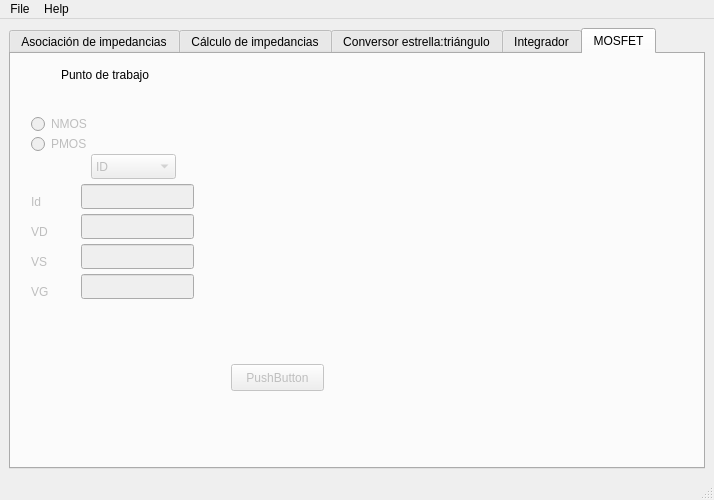
<?xml version="1.0" encoding="UTF-8"?>
<ui version="4.0">
 <author>cerverros@gmail.com</author>
 <class>MainWindow</class>
 <widget class="QMainWindow" name="MainWindow">
  <property name="geometry">
   <rect>
    <x>0</x>
    <y>0</y>
    <width>714</width>
    <height>500</height>
   </rect>
  </property>
  <property name="sizePolicy">
   <sizepolicy hsizetype="Expanding" vsizetype="Preferred">
    <horstretch>0</horstretch>
    <verstretch>0</verstretch>
   </sizepolicy>
  </property>
  <property name="windowTitle">
   <string>Tercera Mano</string>
  </property>
  <widget class="QWidget" name="centralwidget">
   <layout class="QVBoxLayout" name="verticalLayout_2">
    <item>
     <widget class="QTabWidget" name="tabWidget">
      <property name="enabled">
       <bool>true</bool>
      </property>
      <property name="sizePolicy">
       <sizepolicy hsizetype="MinimumExpanding" vsizetype="MinimumExpanding">
        <horstretch>0</horstretch>
        <verstretch>0</verstretch>
       </sizepolicy>
      </property>
      <property name="currentIndex">
       <number>4</number>
      </property>
      <widget class="QWidget" name="Asociacion_impedancias">
       <attribute name="title">
        <string>Asociación de impedancias</string>
       </attribute>
       <layout class="QHBoxLayout" name="horizontalLayout_3">
        <item>
         <layout class="QVBoxLayout" name="verticalLayout_3">
          <item>
           <layout class="QHBoxLayout" name="horizontalLayout">
            <item>
             <widget class="QLabel" name="label_imp_text_1">
              <property name="text">
               <string>Insert value: </string>
              </property>
             </widget>
            </item>
            <item>
             <widget class="QLineEdit" name="lineEdit"/>
            </item>
           </layout>
          </item>
          <item>
           <layout class="QHBoxLayout" name="horizontalLayout_2">
            <item>
             <widget class="QLabel" name="label_imp_2">
              <property name="text">
               <string>Insert value: </string>
              </property>
             </widget>
            </item>
            <item>
             <widget class="QLineEdit" name="lineEdit_2"/>
            </item>
           </layout>
          </item>
          <item>
           <widget class="QPushButton" name="pushButton_asociacion_impedancias">
            <property name="text">
             <string>Calcular</string>
            </property>
           </widget>
          </item>
          <item>
           <widget class="QLabel" name="label_3">
            <property name="text">
             <string>Valor serie:</string>
            </property>
           </widget>
          </item>
          <item>
           <widget class="QLabel" name="label_4">
            <property name="text">
             <string>Valor paralelo:</string>
            </property>
           </widget>
          </item>
          <item>
           <widget class="QLabel" name="label_8">
            <property name="text">
             <string>Valor suma cuadrática:</string>
            </property>
           </widget>
          </item>
         </layout>
        </item>
       </layout>
      </widget>
      <widget class="QWidget" name="Calculo_impedancias">
       <property name="enabled">
        <bool>true</bool>
       </property>
       <attribute name="title">
        <string>Cálculo de impedancias</string>
       </attribute>
       <widget class="QComboBox" name="cB_cz">
        <property name="enabled">
         <bool>true</bool>
        </property>
        <property name="geometry">
         <rect>
          <x>10</x>
          <y>10</y>
          <width>101</width>
          <height>22</height>
         </rect>
        </property>
        <item>
         <property name="text">
          <string>Condensador</string>
         </property>
        </item>
        <item>
         <property name="text">
          <string>Bobina</string>
         </property>
        </item>
       </widget>
       <widget class="QLineEdit" name="lE_cz_val">
        <property name="geometry">
         <rect>
          <x>80</x>
          <y>40</y>
          <width>113</width>
          <height>21</height>
         </rect>
        </property>
       </widget>
       <widget class="QLabel" name="label">
        <property name="enabled">
         <bool>true</bool>
        </property>
        <property name="geometry">
         <rect>
          <x>10</x>
          <y>50</y>
          <width>48</width>
          <height>13</height>
         </rect>
        </property>
        <property name="text">
         <string>Valor:</string>
        </property>
       </widget>
       <widget class="QLabel" name="label_2">
        <property name="geometry">
         <rect>
          <x>10</x>
          <y>70</y>
          <width>61</width>
          <height>16</height>
         </rect>
        </property>
        <property name="text">
         <string>Frecuencia:</string>
        </property>
       </widget>
       <widget class="QLineEdit" name="lE_cz_freq">
        <property name="enabled">
         <bool>true</bool>
        </property>
        <property name="geometry">
         <rect>
          <x>80</x>
          <y>70</y>
          <width>113</width>
          <height>21</height>
         </rect>
        </property>
       </widget>
       <widget class="QComboBox" name="comboBox_3">
        <property name="enabled">
         <bool>true</bool>
        </property>
        <property name="geometry">
         <rect>
          <x>200</x>
          <y>40</y>
          <width>71</width>
          <height>22</height>
         </rect>
        </property>
       </widget>
       <widget class="QPushButton" name="pushButton_calcula_impedancias">
        <property name="geometry">
         <rect>
          <x>40</x>
          <y>130</y>
          <width>96</width>
          <height>31</height>
         </rect>
        </property>
        <property name="text">
         <string>Calcula</string>
        </property>
       </widget>
       <widget class="QLabel" name="lb_cz_sol">
        <property name="geometry">
         <rect>
          <x>30</x>
          <y>190</y>
          <width>381</width>
          <height>21</height>
         </rect>
        </property>
        <property name="text">
         <string>_</string>
        </property>
        <property name="textInteractionFlags">
         <set>Qt::LinksAccessibleByMouse|Qt::TextSelectableByKeyboard</set>
        </property>
       </widget>
      </widget>
      <widget class="QWidget" name="Estrella_triangulo">
       <attribute name="title">
        <string>Conversor estrella:triángulo</string>
       </attribute>
       <widget class="QLineEdit" name="lE_dt_1">
        <property name="geometry">
         <rect>
          <x>10</x>
          <y>200</y>
          <width>113</width>
          <height>28</height>
         </rect>
        </property>
       </widget>
       <widget class="QLineEdit" name="lE_dt_2">
        <property name="geometry">
         <rect>
          <x>10</x>
          <y>230</y>
          <width>113</width>
          <height>28</height>
         </rect>
        </property>
       </widget>
       <widget class="QLineEdit" name="lE_dt_3">
        <property name="geometry">
         <rect>
          <x>10</x>
          <y>260</y>
          <width>113</width>
          <height>28</height>
         </rect>
        </property>
       </widget>
       <widget class="QComboBox" name="cB_dt">
        <property name="geometry">
         <rect>
          <x>10</x>
          <y>170</y>
          <width>191</width>
          <height>28</height>
         </rect>
        </property>
        <item>
         <property name="text">
          <string>Estrella -&gt; Triángulo</string>
         </property>
        </item>
        <item>
         <property name="text">
          <string>Triángulo -&gt; Estrella</string>
         </property>
        </item>
       </widget>
       <widget class="QLabel" name="lb_dt_1">
        <property name="geometry">
         <rect>
          <x>140</x>
          <y>210</y>
          <width>101</width>
          <height>18</height>
         </rect>
        </property>
        <property name="text">
         <string>_</string>
        </property>
        <property name="textInteractionFlags">
         <set>Qt::LinksAccessibleByMouse|Qt::TextSelectableByKeyboard|Qt::TextSelectableByMouse</set>
        </property>
       </widget>
       <widget class="QLabel" name="lb_dt_2">
        <property name="geometry">
         <rect>
          <x>140</x>
          <y>240</y>
          <width>101</width>
          <height>18</height>
         </rect>
        </property>
        <property name="text">
         <string>_</string>
        </property>
        <property name="textInteractionFlags">
         <set>Qt::LinksAccessibleByMouse|Qt::TextSelectableByKeyboard|Qt::TextSelectableByMouse</set>
        </property>
       </widget>
       <widget class="QLabel" name="lb_dt_3">
        <property name="geometry">
         <rect>
          <x>140</x>
          <y>270</y>
          <width>101</width>
          <height>18</height>
         </rect>
        </property>
        <property name="text">
         <string>_</string>
        </property>
        <property name="textInteractionFlags">
         <set>Qt::LinksAccessibleByMouse|Qt::TextSelectableByKeyboard|Qt::TextSelectableByMouse</set>
        </property>
       </widget>
       <widget class="QPushButton" name="pB_dt_cal">
        <property name="geometry">
         <rect>
          <x>10</x>
          <y>290</y>
          <width>231</width>
          <height>28</height>
         </rect>
        </property>
        <property name="text">
         <string>Calcular</string>
        </property>
       </widget>
       <widget class="QLabel" name="lb_dt_picture">
        <property name="geometry">
         <rect>
          <x>10</x>
          <y>10</y>
          <width>311</width>
          <height>141</height>
         </rect>
        </property>
        <property name="mouseTracking">
         <bool>false</bool>
        </property>
        <property name="toolTip">
         <string notr="true"/>
        </property>
        <property name="statusTip">
         <string/>
        </property>
        <property name="text">
         <string notr="true"/>
        </property>
        <property name="textFormat">
         <enum>Qt::AutoText</enum>
        </property>
        <property name="pixmap">
         <pixmap>../img/estrella_triangulo.png</pixmap>
        </property>
        <property name="scaledContents">
         <bool>true</bool>
        </property>
        <property name="wordWrap">
         <bool>true</bool>
        </property>
       </widget>
      </widget>
      <widget class="QWidget" name="IIntegrador">
       <property name="enabled">
        <bool>true</bool>
       </property>
       <attribute name="title">
        <string>Integrador</string>
       </attribute>
       <layout class="QVBoxLayout" name="verticalLayout">
        <item>
         <widget class="QLineEdit" name="lineEdit_int_funcion"/>
        </item>
        <item>
         <widget class="QLabel" name="label_funcion">
          <property name="text">
           <string>Función: </string>
          </property>
         </widget>
        </item>
        <item>
         <widget class="QRadioButton" name="radioButton_int_def">
          <property name="text">
           <string>Definida</string>
          </property>
         </widget>
        </item>
        <item>
         <widget class="QRadioButton" name="radioButton_int_indef">
          <property name="text">
           <string>Indefinida</string>
          </property>
          <property name="checked">
           <bool>true</bool>
          </property>
         </widget>
        </item>
        <item>
         <widget class="QLabel" name="label_int_iteracion">
          <property name="text">
           <string>Iteraciones: </string>
          </property>
         </widget>
        </item>
        <item>
         <widget class="QSpinBox" name="spinBox_int">
          <property name="minimum">
           <number>1</number>
          </property>
          <property name="maximum">
           <number>3</number>
          </property>
         </widget>
        </item>
        <item>
         <layout class="QGridLayout" name="gridLayout">
          <item row="1" column="4">
           <widget class="QLabel" name="label_int_max_1">
            <property name="text">
             <string>Max:</string>
            </property>
           </widget>
          </item>
          <item row="2" column="5">
           <widget class="QLineEdit" name="lineEdit_int_max_2">
            <property name="enabled">
             <bool>false</bool>
            </property>
            <property name="maxLength">
             <number>32</number>
            </property>
           </widget>
          </item>
          <item row="2" column="4">
           <widget class="QLabel" name="label_int_max_2">
            <property name="enabled">
             <bool>false</bool>
            </property>
            <property name="text">
             <string>Max:</string>
            </property>
           </widget>
          </item>
          <item row="1" column="2">
           <widget class="QLabel" name="label_int_min_1">
            <property name="text">
             <string>Min:</string>
            </property>
           </widget>
          </item>
          <item row="3" column="1">
           <widget class="QLineEdit" name="lineEdit_int_var_3">
            <property name="enabled">
             <bool>false</bool>
            </property>
            <property name="text">
             <string>z</string>
            </property>
            <property name="maxLength">
             <number>1</number>
            </property>
           </widget>
          </item>
          <item row="1" column="3">
           <widget class="QLineEdit" name="lineEdit_int_min_1">
            <property name="maxLength">
             <number>32</number>
            </property>
           </widget>
          </item>
          <item row="1" column="1">
           <widget class="QLineEdit" name="lineEdit_int_var_1">
            <property name="text">
             <string>x</string>
            </property>
            <property name="maxLength">
             <number>1</number>
            </property>
           </widget>
          </item>
          <item row="3" column="0">
           <widget class="QLabel" name="label_int_text_3">
            <property name="enabled">
             <bool>false</bool>
            </property>
            <property name="text">
             <string>Integrar o derivar en: </string>
            </property>
           </widget>
          </item>
          <item row="2" column="1">
           <widget class="QLineEdit" name="lineEdit_int_var_2">
            <property name="enabled">
             <bool>false</bool>
            </property>
            <property name="text">
             <string>y</string>
            </property>
            <property name="maxLength">
             <number>1</number>
            </property>
           </widget>
          </item>
          <item row="2" column="2">
           <widget class="QLabel" name="label_int_min_2">
            <property name="enabled">
             <bool>false</bool>
            </property>
            <property name="text">
             <string>Min:</string>
            </property>
           </widget>
          </item>
          <item row="3" column="2">
           <widget class="QLabel" name="label_int_min_3">
            <property name="enabled">
             <bool>false</bool>
            </property>
            <property name="text">
             <string>Min:</string>
            </property>
           </widget>
          </item>
          <item row="1" column="5">
           <widget class="QLineEdit" name="lineEdit_int_max_1">
            <property name="maxLength">
             <number>32</number>
            </property>
           </widget>
          </item>
          <item row="2" column="0">
           <widget class="QLabel" name="label_int_text_2">
            <property name="enabled">
             <bool>false</bool>
            </property>
            <property name="text">
             <string>Integrar o derivar en: </string>
            </property>
           </widget>
          </item>
          <item row="1" column="0">
           <widget class="QLabel" name="label_int_text_1">
            <property name="text">
             <string>Integrar o derivar en: </string>
            </property>
           </widget>
          </item>
          <item row="3" column="4">
           <widget class="QLabel" name="label_int_max_3">
            <property name="enabled">
             <bool>false</bool>
            </property>
            <property name="text">
             <string>Max:</string>
            </property>
           </widget>
          </item>
          <item row="3" column="5">
           <widget class="QLineEdit" name="lineEdit_int_max_3">
            <property name="enabled">
             <bool>false</bool>
            </property>
            <property name="maxLength">
             <number>32</number>
            </property>
           </widget>
          </item>
          <item row="2" column="3">
           <widget class="QLineEdit" name="lineEdit_int_min_2">
            <property name="enabled">
             <bool>false</bool>
            </property>
            <property name="maxLength">
             <number>32</number>
            </property>
           </widget>
          </item>
          <item row="3" column="3">
           <widget class="QLineEdit" name="lineEdit_int_min_3">
            <property name="enabled">
             <bool>false</bool>
            </property>
            <property name="maxLength">
             <number>32</number>
            </property>
           </widget>
          </item>
         </layout>
        </item>
        <item>
         <widget class="QSplitter" name="splitter">
          <property name="sizePolicy">
           <sizepolicy hsizetype="Expanding" vsizetype="MinimumExpanding">
            <horstretch>0</horstretch>
            <verstretch>0</verstretch>
           </sizepolicy>
          </property>
          <property name="orientation">
           <enum>Qt::Horizontal</enum>
          </property>
          <widget class="QPushButton" name="pushButton_integra">
           <property name="text">
            <string>Integrar</string>
           </property>
          </widget>
          <widget class="QPushButton" name="pushButton_deriva">
           <property name="text">
            <string>Derivar</string>
           </property>
          </widget>
         </widget>
        </item>
        <item>
         <widget class="QLabel" name="label_int_solucion">
          <property name="text">
           <string>_</string>
          </property>
          <property name="textInteractionFlags">
           <set>Qt::LinksAccessibleByMouse|Qt::TextSelectableByKeyboard|Qt::TextSelectableByMouse</set>
          </property>
         </widget>
        </item>
       </layout>
      </widget>
      <widget class="QWidget" name="MOSFET">
       <property name="enabled">
        <bool>true</bool>
       </property>
       <attribute name="title">
        <string>MOSFET</string>
       </attribute>
       <widget class="QRadioButton" name="radioButton">
        <property name="enabled">
         <bool>false</bool>
        </property>
        <property name="geometry">
         <rect>
          <x>20</x>
          <y>60</y>
          <width>109</width>
          <height>20</height>
         </rect>
        </property>
        <property name="text">
         <string>NMOS</string>
        </property>
       </widget>
       <widget class="QRadioButton" name="radioButton_2">
        <property name="enabled">
         <bool>false</bool>
        </property>
        <property name="geometry">
         <rect>
          <x>20</x>
          <y>80</y>
          <width>109</width>
          <height>20</height>
         </rect>
        </property>
        <property name="text">
         <string>PMOS</string>
        </property>
       </widget>
       <widget class="QPushButton" name="pushButton">
        <property name="enabled">
         <bool>false</bool>
        </property>
        <property name="geometry">
         <rect>
          <x>220</x>
          <y>310</y>
          <width>93</width>
          <height>27</height>
         </rect>
        </property>
        <property name="text">
         <string>PushButton</string>
        </property>
       </widget>
       <widget class="QLineEdit" name="lineEdit_3">
        <property name="enabled">
         <bool>false</bool>
        </property>
        <property name="geometry">
         <rect>
          <x>70</x>
          <y>130</y>
          <width>113</width>
          <height>25</height>
         </rect>
        </property>
       </widget>
       <widget class="QLineEdit" name="lineEdit_4">
        <property name="enabled">
         <bool>false</bool>
        </property>
        <property name="geometry">
         <rect>
          <x>70</x>
          <y>160</y>
          <width>113</width>
          <height>25</height>
         </rect>
        </property>
       </widget>
       <widget class="QLineEdit" name="lineEdit_5">
        <property name="enabled">
         <bool>false</bool>
        </property>
        <property name="geometry">
         <rect>
          <x>70</x>
          <y>190</y>
          <width>113</width>
          <height>25</height>
         </rect>
        </property>
       </widget>
       <widget class="QLineEdit" name="lineEdit_8">
        <property name="enabled">
         <bool>false</bool>
        </property>
        <property name="geometry">
         <rect>
          <x>70</x>
          <y>220</y>
          <width>113</width>
          <height>25</height>
         </rect>
        </property>
       </widget>
       <widget class="QComboBox" name="comboBox">
        <property name="enabled">
         <bool>false</bool>
        </property>
        <property name="geometry">
         <rect>
          <x>80</x>
          <y>100</y>
          <width>85</width>
          <height>25</height>
         </rect>
        </property>
        <item>
         <property name="text">
          <string>ID</string>
         </property>
        </item>
        <item>
         <property name="text">
          <string>VD</string>
         </property>
        </item>
        <item>
         <property name="text">
          <string>VS</string>
         </property>
        </item>
        <item>
         <property name="text">
          <string>VG</string>
         </property>
        </item>
       </widget>
       <widget class="QLabel" name="label_5">
        <property name="enabled">
         <bool>false</bool>
        </property>
        <property name="geometry">
         <rect>
          <x>20</x>
          <y>140</y>
          <width>62</width>
          <height>15</height>
         </rect>
        </property>
        <property name="text">
         <string>Id</string>
        </property>
       </widget>
       <widget class="QLabel" name="label_6">
        <property name="enabled">
         <bool>false</bool>
        </property>
        <property name="geometry">
         <rect>
          <x>20</x>
          <y>170</y>
          <width>62</width>
          <height>15</height>
         </rect>
        </property>
        <property name="text">
         <string>VD</string>
        </property>
       </widget>
       <widget class="QLabel" name="label_7">
        <property name="enabled">
         <bool>false</bool>
        </property>
        <property name="geometry">
         <rect>
          <x>20</x>
          <y>200</y>
          <width>62</width>
          <height>15</height>
         </rect>
        </property>
        <property name="text">
         <string>VS</string>
        </property>
       </widget>
       <widget class="QLabel" name="label_9">
        <property name="enabled">
         <bool>false</bool>
        </property>
        <property name="geometry">
         <rect>
          <x>20</x>
          <y>230</y>
          <width>62</width>
          <height>15</height>
         </rect>
        </property>
        <property name="text">
         <string>VG</string>
        </property>
       </widget>
       <widget class="QLabel" name="label_10">
        <property name="geometry">
         <rect>
          <x>50</x>
          <y>10</y>
          <width>161</width>
          <height>21</height>
         </rect>
        </property>
        <property name="text">
         <string>Punto de trabajo</string>
        </property>
       </widget>
      </widget>
     </widget>
    </item>
   </layout>
  </widget>
  <widget class="QMenuBar" name="menubar">
   <property name="geometry">
    <rect>
     <x>0</x>
     <y>0</y>
     <width>714</width>
     <height>27</height>
    </rect>
   </property>
   <widget class="QMenu" name="menuFile">
    <property name="title">
     <string>File</string>
    </property>
    <addaction name="actionAsociaci_n_de_impedancias"/>
    <addaction name="actionC_lculo_de_impedancias"/>
    <addaction name="actionConversor_estrella_tri_ngulo"/>
    <addaction name="actionIntegrador"/>
    <addaction name="separator"/>
    <addaction name="actionExit"/>
   </widget>
   <widget class="QMenu" name="menuHelp">
    <property name="title">
     <string>Help</string>
    </property>
    <addaction name="actionAbout"/>
    <addaction name="actionAyuda"/>
   </widget>
   <addaction name="menuFile"/>
   <addaction name="menuHelp"/>
  </widget>
  <widget class="QStatusBar" name="statusbar"/>
  <action name="actionAsociaci_n_de_impedancias">
   <property name="enabled">
    <bool>false</bool>
   </property>
   <property name="text">
    <string>Asociación de impedancias</string>
   </property>
  </action>
  <action name="actionC_lculo_de_impedancias">
   <property name="enabled">
    <bool>false</bool>
   </property>
   <property name="text">
    <string>Cálculo de impedancias</string>
   </property>
  </action>
  <action name="actionConversor_estrella_tri_ngulo">
   <property name="enabled">
    <bool>false</bool>
   </property>
   <property name="text">
    <string>Conversor estrella:triángulo</string>
   </property>
  </action>
  <action name="actionIntegrador">
   <property name="enabled">
    <bool>false</bool>
   </property>
   <property name="text">
    <string>Integrador</string>
   </property>
  </action>
  <action name="actionExit">
   <property name="text">
    <string>Exit</string>
   </property>
  </action>
  <action name="actionAbout">
   <property name="text">
    <string>About</string>
   </property>
  </action>
  <action name="actionAyuda">
   <property name="text">
    <string>Ayuda</string>
   </property>
  </action>
 </widget>
 <tabstops>
  <tabstop>lineEdit_int_max_3</tabstop>
  <tabstop>lineEdit</tabstop>
  <tabstop>lineEdit_2</tabstop>
  <tabstop>pushButton_asociacion_impedancias</tabstop>
  <tabstop>pushButton_integra</tabstop>
  <tabstop>cB_cz</tabstop>
  <tabstop>lE_cz_val</tabstop>
  <tabstop>comboBox_3</tabstop>
  <tabstop>lE_cz_freq</tabstop>
  <tabstop>pushButton_deriva</tabstop>
  <tabstop>cB_dt</tabstop>
  <tabstop>lE_dt_1</tabstop>
  <tabstop>lE_dt_2</tabstop>
  <tabstop>lE_dt_3</tabstop>
  <tabstop>pB_dt_cal</tabstop>
  <tabstop>lineEdit_int_funcion</tabstop>
  <tabstop>radioButton_int_def</tabstop>
  <tabstop>radioButton_int_indef</tabstop>
  <tabstop>lineEdit_int_var_1</tabstop>
  <tabstop>lineEdit_int_min_1</tabstop>
  <tabstop>lineEdit_int_max_1</tabstop>
  <tabstop>lineEdit_int_var_2</tabstop>
  <tabstop>lineEdit_int_min_2</tabstop>
  <tabstop>lineEdit_int_max_2</tabstop>
  <tabstop>lineEdit_int_var_3</tabstop>
  <tabstop>lineEdit_int_min_3</tabstop>
 </tabstops>
 <resources/>
 <connections>
  <connection>
   <sender>actionExit</sender>
   <signal>triggered()</signal>
   <receiver>MainWindow</receiver>
   <slot>close()</slot>
   <hints>
    <hint type="sourcelabel">
     <x>-1</x>
     <y>-1</y>
    </hint>
    <hint type="destinationlabel">
     <x>273</x>
     <y>178</y>
    </hint>
   </hints>
  </connection>
 </connections>
</ui>
